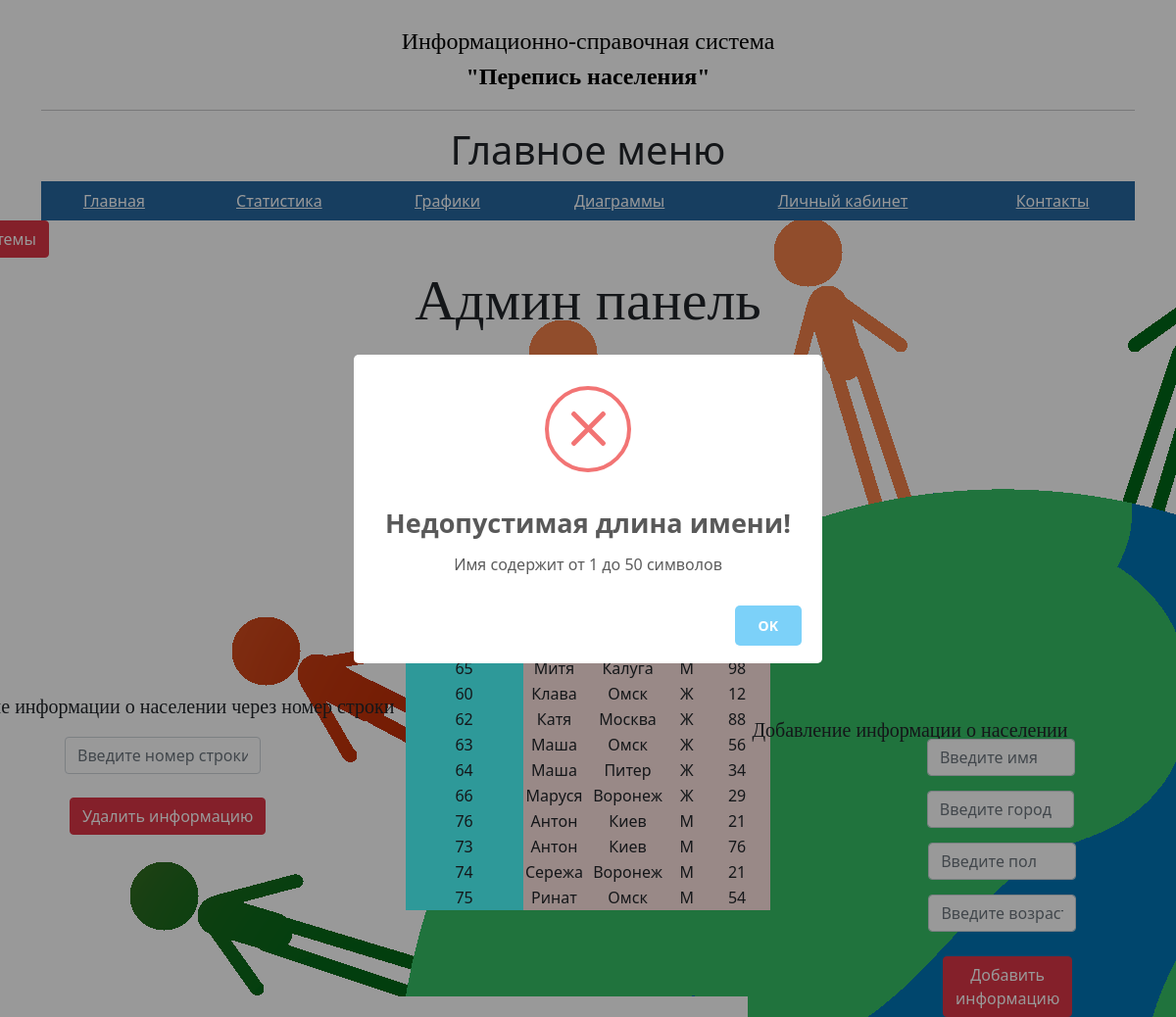
The app's page /AddInfa.php (signed in) with its own data.
### tables this page shows
CREATE TABLE `population` (
  `id` int(11) UNSIGNED NOT NULL,
  `name` varchar(50) NOT NULL,
  `сity` varchar(50) NOT NULL,
  `sex` varchar(1) NOT NULL,
  `age` int(3) NOT NULL
);

### AddInfa.php (the view, shortened to what this page needs)
<!DOCTYPE html>
<html lang ="en">
<head>
  <link rel="stylesheet" href="https://cdn.jsdelivr.net/npm/bootstrap@5.0.0-beta1/dist/css/bootstrap.min.css">
  <link rel="stylesheet" href="/css/style.css">
  <link rel="stylesheet" href="/css/glav.css">
</head>
<body>
  <div class="container mt-4">
    <div class ="row">
      <div class="col">
<div class="log">
<center><font size="5" color="Black" face="segoe print">Информационно-справочная система<br><b>"Перепись населения"</b></font></center>
<hr>
</div>
<div class="col">
<center><h1>Главное меню</h1>
</div>
<div class="menu">
	<ul>
		<li><a href="glav.php">Главная</a></li>
		<li><a href="stat.php">Статистика</a></li>
		<li><a href="graphic.php">Графики</a></li>
		<li><a href="diagrams.php">Диаграммы</a></li>
		<li><a href="account.php">Личный кабинет</a></li>
		<li><a href="about.php">Контакты</a></li>
	</ul>
</div>
<div><a id="a" class="btn btn-danger" href="logout.php">Выйти из системы</a></div>
<div id="otzivtext" align="center">
<p>Админ панель</p>
</div>
<?php
$mysql = new mysqli('localhost', 'root', 'root', 'census');
$sql = $mysql->query("SELECT * FROM `population` WHERE `name`!=''");
    ?><div class="head_info" align="center">
      <table>
  <colgroup>
    <col span="1" style="background:#4DFFFF">
    <col span="4" style="background:Mistyrose">
    <col style="background-color:LightCyan">
  </colgroup>
  <tr>
    <th>Номер строки</th>
    <th>Имя</th>
    <th>Город</th>
    <th>Пол</th>
    <th>Возраст</th>
  </tr>
  <?php while ($result = mysqli_fetch_array($sql)) {?>
  <tr>
    <td align="center"><?php echo "{$result['id']}";?></td>
    <td align="center"><?php echo "{$result['name']}";?></td>
    <td align="center"><?php echo "{$result['сity']}";?></td>
    <td align="center"><?php echo "{$result['sex']}";?></td>
    <td align="center"><?php echo "{$result['age']}";?></td>
  </tr>
 <?php
  }
  ?>
</table>
</div>
<div>
<p id="VivodAdminsInfa">Удаление информации о населении через номер строки</p>
</div>
<div class="container">
<form action="DelInfa.php" method="post">
  <div class="col-sm-4">
  <input id="DelId" type="text" name="DelId" class="form-control" placeholder="Введите номер строки" style="width: 200px; "><br>
  </div>
  <button id="buttondelUsers" class="btn btn-danger" type=submit>Удалить информацию</button>
</div>
</div>
<div>
<p id="VivodAdminsInfa2">Добавление информации о населении</p>
</div>
<div class="container">
<form action="AddInfa.php" method="post">
  <div class="row">
    <div class="col-sm-4">
      <input type="text" id="AddName"name="AddName" class="form-control" placeholder="Введите имя">
    </div>
    <div class="col-sm-4">
      <input type="text" id="AddCity"name="AddCity" class="form-control" placeholder="Введите город">
    </div>
    <div class="col-sm-4">
      <input type="text" id="AddSex"name="AddSex" class="form-control" placeholder="Введите пол">
    </div>
    <div class="col-sm-4">
      <input type="text" id="AddAge"name="AddAge" class="form-control" placeholder="Введите возраст">
    </div>
  </div>
  <button id="buttonAddInfo" class="btn btn-danger" type=submit style="margin-top: 5%;">Добавить информацию</button>
</form>
</div>
</div>
</div>
	</body>
</html>
<?php
$name = filter_var(trim($_POST['AddName']), FILTER_SANITIZE_STRING);
$city = filter_var(trim($_POST['AddCity']), FILTER_SANITIZE_STRING);
$age = filter_var(trim($_POST['AddAge']), FILTER_SANITIZE_STRING);
$is_sex_valide = False;
if (strlen($name) < 1 || strlen($name) > 50) {
    exit();
} elseif (strlen($city) < 1 || strlen($city) > 50) {
    echo"<script>swal(\"Недопустимая длина города!\", \"Город содержит от 1 до 50 символов\", \"error\");</script>";
    exit();
} elseif(! $is_sex_valide){
    echo"<script>swal(\"Ошибка!\", \"Неверно заполнено поле пол\", \"error\");</script>";
    exit();
}elseif($age < 0 || $age > 120){
  echo"<script>swal(\"Недопустимый возраст!\", \"Возраст может быть от 0 до 120\", \"error\");</script>";
  exit();
}
elseif(! is_numeric($age)){
  echo"<script>swal(\"Ошибка!\", \"Неверно заполнено поле возраст\", \"error\");</script>";
  exit();
}
exit("<meta http-equiv='refresh' content='3; url= /editInfa.php'>");
?>

### css/style.css (style rules this page uses)
#otzivtext { margin-top: 0%; display:block; font-size: 58px; font-family: segoe print; }
form { width: 500px; }
body { background-image: url("back.png"); background-position: 20px 50px }

### css/glav.css (style rules this page uses)
body { background-image: url("back.png"); background-position: 20px 50px }
.menu { width: 100%; display: table; }
.menu ul { display: table-row; }
.menu li { display: table-cell; background: #2767A0; }
.menu li a { display: block; padding: 8px 15px; color: #fff; text-align: center; }

### AddInfa.php (style rules this page uses)
body { overflow:hidden; }
#otzivtext { margin-top: 0%; margin-bottom: 3%; display:block; font-size: 58px; font-family: segoe print; }
#VivodAdminsInfa { margin-left:-10%; margin-top: -20%; font-family: segoe print; font-size: 20px; }
#VivodAdminsInfa2 { margin-left: 65%; margin-top: -11%; font-family: segoe print; font-size: 20px; }
#AddName { margin-left: 600%; margin-top: -65%; }
#AddCity { margin-left: 484%; margin-top: -30%; }
#AddSex { margin-left: 369%; margin-top: 5%; }
#AddAge { margin-left: 601%; margin-top: 10%; }
#buttonAddInfo { margin-left: 184%; margin-top: 0%; }
#buttondelUsers { margin-left: 1%; margin-top: 0%; }
#otzivtext { margin-top: 0%; display:block; font-size: 58px; font-family: segoe print; }
#a { margin: 0px 0px 0px -162px; }

### records on screen
population: id "65", name "Митя", сity "Калуга", sex "М", age "98"
population: id "60", name "Клава", сity "Омск", sex "Ж", age "12"
population: id "62", name "Катя", сity "Москва", sex "Ж", age "88"
population: id "63", name "Маша", сity "Омск", sex "Ж", age "56"
population: id "64", name "Маша", сity "Питер", sex "Ж", age "34"
population: id "66", name "Маруся", сity "Воронеж", sex "Ж", age "29"
population: id "76", name "Антон", сity "Киев", sex "М", age "21"
population: id "73", name "Антон", сity "Киев", sex "М", age "76"
population: id "74", name "Сережа", сity "Воронеж", sex "М", age "21"
population: id "75", name "Ринат", сity "Омск", sex "М", age "54"
